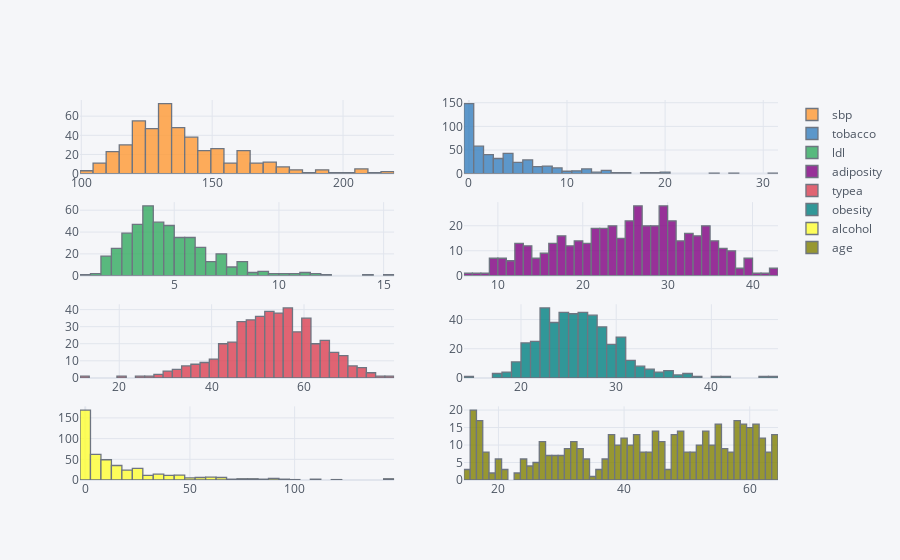

The notebook cell saved with this chart:
### Code cell
df[numerical].iplot(kind='histogram', subplots=True,bins=50)

### Figure 1 — Plotly figure (JSON) as saved in the notebook; plotly's stock layout.template omitted (floating-point values rounded to 4 significant figures; data arrays with more than 128 entries replaced by an {"elided": "..."} marker saying what was removed)
{"data": [{"histfunc": "count", "histnorm": "", "marker": {"color": "rgba(255, 153, 51, 1.0)", "line": {"color": "#4D5663", "width": 1.3}}, "name": "sbp", "nbinsx": 50, "opacity": 0.8, "orientation": "v", "type": "histogram", "x": {"elided": "462 int values"}, "xaxis": "x", "yaxis": "y"}, {"histfunc": "count", "histnorm": "", "marker": {"color": "rgba(55, 128, 191, 1.0)", "line": {"color": "#4D5663", "width": 1.3}}, "name": "tobacco", "nbinsx": 50, "opacity": 0.8, "orientation": "v", "type": "histogram", "x": {"elided": "462 float values"}, "xaxis": "x2", "yaxis": "y2"}, {"histfunc": "count", "histnorm": "", "marker": {"color": "rgba(50, 171, 96, 1.0)", "line": {"color": "#4D5663", "width": 1.3}}, "name": "ldl", "nbinsx": 50, "opacity": 0.8, "orientation": "v", "type": "histogram", "x": {"elided": "462 float values"}, "xaxis": "x3", "yaxis": "y3"}, {"histfunc": "count", "histnorm": "", "marker": {"color": "rgba(128, 0, 128, 1.0)", "line": {"color": "#4D5663", "width": 1.3}}, "name": "adiposity", "nbinsx": 50, "opacity": 0.8, "orientation": "v", "type": "histogram", "x": {"elided": "462 float values"}, "xaxis": "x4", "yaxis": "y4"}, {"histfunc": "count", "histnorm": "", "marker": {"color": "rgba(219, 64, 82, 1.0)", "line": {"color": "#4D5663", "width": 1.3}}, "name": "typea", "nbinsx": 50, "opacity": 0.8, "orientation": "v", "type": "histogram", "x": {"elided": "462 int values"}, "xaxis": "x5", "yaxis": "y5"}, {"histfunc": "count", "histnorm": "", "marker": {"color": "rgba(0, 128, 128, 1.0)", "line": {"color": "#4D5663", "width": 1.3}}, "name": "obesity", "nbinsx": 50, "opacity": 0.8, "orientation": "v", "type": "histogram", "x": {"elided": "462 float values"}, "xaxis": "x6", "yaxis": "y6"}, {"histfunc": "count", "histnorm": "", "marker": {"color": "rgba(255, 255, 51, 1.0)", "line": {"color": "#4D5663", "width": 1.3}}, "name": "alcohol", "nbinsx": 50, "opacity": 0.8, "orientation": "v", "type": "histogram", "x": {"elided": "462 float values"}, "xaxis": "x7", "yaxis": "y7"}, {"histfunc": "count", "histnorm": "", "marker": {"color": "rgba(128, 128, 0, 1.0)", "line": {"color": "#4D5663", "width": 1.3}}, "name": "age", "nbinsx": 50, "opacity": 0.8, "orientation": "v", "type": "histogram", "x": {"elided": "462 int values"}, "xaxis": "x8", "yaxis": "y8"}], "layout": {"barmode": "overlay", "legend": {"bgcolor": "#F5F6F9", "font": {"color": "#4D5663"}}, "paper_bgcolor": "#F5F6F9", "plot_bgcolor": "#F5F6F9", "title": {"font": {"color": "#4D5663"}}, "xaxis": {"anchor": "y", "domain": [0, 0.45], "gridcolor": "#E1E5ED", "showgrid": true, "tickfont": {"color": "#4D5663"}, "title": {"font": {"color": "#4D5663"}, "text": ""}, "zerolinecolor": "#E1E5ED"}, "xaxis2": {"anchor": "y2", "domain": [0.55, 1], "gridcolor": "#E1E5ED", "showgrid": true, "tickfont": {"color": "#4D5663"}, "title": {"font": {"color": "#4D5663"}, "text": ""}, "zerolinecolor": "#E1E5ED"}, "xaxis3": {"anchor": "y3", "domain": [0, 0.45], "gridcolor": "#E1E5ED", "showgrid": true, "tickfont": {"color": "#4D5663"}, "title": {"font": {"color": "#4D5663"}, "text": ""}, "zerolinecolor": "#E1E5ED"}, "xaxis4": {"anchor": "y4", "domain": [0.55, 1], "gridcolor": "#E1E5ED", "showgrid": true, "tickfont": {"color": "#4D5663"}, "title": {"font": {"color": "#4D5663"}, "text": ""}, "zerolinecolor": "#E1E5ED"}, "xaxis5": {"anchor": "y5", "domain": [0, 0.45], "gridcolor": "#E1E5ED", "showgrid": true, "tickfont": {"color": "#4D5663"}, "title": {"font": {"color": "#4D5663"}, "text": ""}, "zerolinecolor": "#E1E5ED"}, "xaxis6": {"anchor": "y6", "domain": [0.55, 1], "gridcolor": "#E1E5ED", "showgrid": true, "tickfont": {"color": "#4D5663"}, "title": {"font": {"color": "#4D5663"}, "text": ""}, "zerolinecolor": "#E1E5ED"}, "xaxis7": {"anchor": "y7", "domain": [0, 0.45], "gridcolor": "#E1E5ED", "showgrid": true, "tickfont": {"color": "#4D5663"}, "title": {"font": {"color": "#4D5663"}, "text": ""}, "zerolinecolor": "#E1E5ED"}, "xaxis8": {"anchor": "y8", "domain": [0.55, 1], "gridcolor": "#E1E5ED", "showgrid": true, "tickfont": {"color": "#4D5663"}, "title": {"font": {"color": "#4D5663"}, "text": ""}, "zerolinecolor": "#E1E5ED"}, "yaxis": {"anchor": "x", "domain": [0.8063, 1], "gridcolor": "#E1E5ED", "showgrid": true, "tickfont": {"color": "#4D5663"}, "title": {"font": {"color": "#4D5663"}, "text": ""}, "zerolinecolor": "#E1E5ED"}, "yaxis2": {"anchor": "x2", "domain": [0.8063, 1], "gridcolor": "#E1E5ED", "showgrid": true, "tickfont": {"color": "#4D5663"}, "title": {"font": {"color": "#4D5663"}, "text": ""}, "zerolinecolor": "#E1E5ED"}, "yaxis3": {"anchor": "x3", "domain": [0.5375, 0.7312], "gridcolor": "#E1E5ED", "showgrid": true, "tickfont": {"color": "#4D5663"}, "title": {"font": {"color": "#4D5663"}, "text": ""}, "zerolinecolor": "#E1E5ED"}, "yaxis4": {"anchor": "x4", "domain": [0.5375, 0.7312], "gridcolor": "#E1E5ED", "showgrid": true, "tickfont": {"color": "#4D5663"}, "title": {"font": {"color": "#4D5663"}, "text": ""}, "zerolinecolor": "#E1E5ED"}, "yaxis5": {"anchor": "x5", "domain": [0.2687, 0.4625], "gridcolor": "#E1E5ED", "showgrid": true, "tickfont": {"color": "#4D5663"}, "title": {"font": {"color": "#4D5663"}, "text": ""}, "zerolinecolor": "#E1E5ED"}, "yaxis6": {"anchor": "x6", "domain": [0.2687, 0.4625], "gridcolor": "#E1E5ED", "showgrid": true, "tickfont": {"color": "#4D5663"}, "title": {"font": {"color": "#4D5663"}, "text": ""}, "zerolinecolor": "#E1E5ED"}, "yaxis7": {"anchor": "x7", "domain": [0, 0.1938], "gridcolor": "#E1E5ED", "showgrid": true, "tickfont": {"color": "#4D5663"}, "title": {"font": {"color": "#4D5663"}, "text": ""}, "zerolinecolor": "#E1E5ED"}, "yaxis8": {"anchor": "x8", "domain": [0, 0.1938], "gridcolor": "#E1E5ED", "showgrid": true, "tickfont": {"color": "#4D5663"}, "title": {"font": {"color": "#4D5663"}, "text": ""}, "zerolinecolor": "#E1E5ED"}}}
